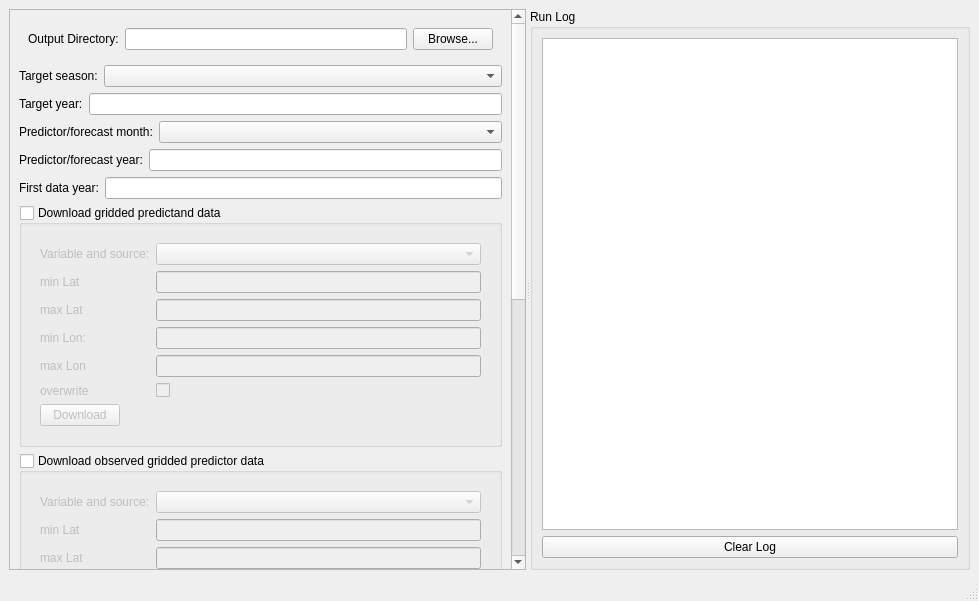
<?xml version="1.0" encoding="UTF-8"?>
<ui version="4.0">
 <class>MainWindow</class>
 <widget class="QMainWindow" name="MainWindow">
  <property name="geometry">
   <rect>
    <x>0</x>
    <y>0</y>
    <width>979</width>
    <height>601</height>
   </rect>
  </property>
  <property name="windowTitle">
   <string>CFT data download</string>
  </property>
  <property name="windowIcon">
   <iconset>
    <normaloff>icon/cft.ico</normaloff>icon/cft.ico</iconset>
  </property>
  <widget class="QWidget" name="centralwidget">
   <layout class="QHBoxLayout" name="horizontalLayout">
    <item>
     <widget class="QSplitter" name="splitter">
      <property name="orientation">
       <enum>Qt::Horizontal</enum>
      </property>
      <widget class="QScrollArea" name="scrollArea">
       <property name="widgetResizable">
        <bool>true</bool>
       </property>
       <widget class="QWidget" name="scrollAreaWidgetContents">
        <property name="geometry">
         <rect>
          <x>0</x>
          <y>0</y>
          <width>455</width>
          <height>559</height>
         </rect>
        </property>

        <layout class="QVBoxLayout" name="verticalLayoutLeft">

        <item>
        <widget class="QWidget" name="directoryPickerWidget">
         <layout class="QHBoxLayout" name="horizontalLayout_directoryPicker">
          <item>
           <widget class="QLabel" name="labelDirectory">
            <property name="text">
             <string>Output Directory:</string>
            </property>
           </widget>
          </item>
          <item>
           <widget class="QLineEdit" name="lineEditDirectory"/>
          </item>
          <item>
           <widget class="QPushButton" name="browseButton">
            <property name="text">
             <string>Browse...</string>
            </property>
           </widget>
          </item>
         </layout>
        </widget>
        </item>

             <item>
             <layout class="QFormLayout" name="formLayout1">
              <item row="1" column="0">
               <widget class="QLabel" name="label_targetseas">
                <property name="text">
                 <string>Target season:</string>
                </property>
               </widget>
              </item>
              <item row="1" column="1">
               <widget class="QComboBox" name="comboBox_tgtseas"/>
              </item>
             </layout>
             </item>

             <item>
             <layout class="QFormLayout" name="formLayout1">
              <item row="1" column="0">
               <widget class="QLabel" name="label_tgtyear">
                <property name="text">
                 <string>Target year:</string>
                </property>
               </widget>
              </item>
              <item row="1" column="1">
               <widget class="QLineEdit" name="lineEdit_tgtyear"/>
              </item>
             </layout>
             </item>

             <item>
             <layout class="QFormLayout" name="formLayout1">
              <item row="1" column="0">
               <widget class="QLabel" name="label_srcmon">
                <property name="text">
                 <string>Predictor/forecast month:</string>
                </property>
               </widget>
              </item>
              <item row="1" column="1">
               <widget class="QComboBox" name="comboBox_srcmon"/>
              </item>
             </layout>
             </item>

             <item>
             <layout class="QFormLayout" name="formLayout1">
              <item row="1" column="0">
               <widget class="QLabel" name="label_srcyear">
                <property name="text">
                 <string>Predictor/forecast year:</string>
                </property>
               </widget>
              </item>
              <item row="1" column="1">
               <widget class="QLineEdit" name="lineEdit_srcyear"/>
              </item>
             </layout>
             </item>

             <item>
             <layout class="QFormLayout" name="formLayout1">
              <item row="1" column="0">
               <widget class="QLabel" name="label_firstyear">
                <property name="text">
                 <string>First data year:</string>
                </property>
               </widget>
              </item>
              <item row="1" column="1">
               <widget class="QLineEdit" name="lineEdit_firstyear"/>
              </item>
             </layout>
             </item>


         <item>
          <widget class="QGroupBox" name="groupBox1">
           <property name="title">
            <string>Download gridded predictand data</string>
           </property>
           <property name="checkable">
            <bool>true</bool>
           </property>
           <property name="checked">
            <bool>false</bool>
           </property>

           <layout class="QVBoxLayout" name="boxLayout1">
            <item>
             <widget class="QWidget" name="contentWidget">
             <layout class="QFormLayout" name="formLayout1">

              <item row="0" column="0">
               <widget class="QLabel" name="label1_var">
                <property name="text">
                 <string>Variable and source:</string>
                </property>
               </widget>
              </item>
              <item row="0" column="1">
               <widget class="QComboBox" name="comboBox1_var"/>
              </item>

              <item row="1" column="0">
               <widget class="QLabel" name="label1_minlat">
                <property name="text">
                 <string>min Lat</string>
                </property>
               </widget>
              </item>
              <item row="1" column="1">
               <widget class="QLineEdit" name="lineEdit1_minlat"/>
              </item>

              <item row="2" column="0">
               <widget class="QLabel" name="label1_maxlat">
                <property name="text">
                 <string>max Lat</string>
                </property>
               </widget>
              </item>
              <item row="2" column="1">
               <widget class="QLineEdit" name="lineEdit1_maxlat"/>
              </item>

              <item row="3" column="0">
               <widget class="QLabel" name="label1_minlon">
                <property name="text">
                 <string>min Lon:</string>
                </property>
               </widget>
              </item>
              <item row="3" column="1">
               <widget class="QLineEdit" name="lineEdit1_minlon"/>
              </item>

              <item row="4" column="0">
               <widget class="QLabel" name="label1_maxlon">
                <property name="text">
                 <string>max Lon</string>
                </property>
               </widget>
              </item>
              <item row="4" column="1">
               <widget class="QLineEdit" name="lineEdit1_maxlon"/>
              </item>

              <item row="5" column="0">
               <widget class="QLabel" name="label1_overwrite">
                <property name="text">
                 <string>overwrite</string>
                </property>
               </widget>
              </item>
              <item row="5" column="1">
               <widget class="QCheckBox" name="checkBox1_overwrite"/>
              </item>

              <item row="6" column="0">
               <widget class="QPushButton" name="button1_run">
                <property name="text">
                 <string>Download</string>
                </property>
               </widget>
              </item>

             </layout>
             </widget>

            </item>
           </layout>
          </widget>
         </item>


         <item>
          <widget class="QGroupBox" name="groupBox2">
           <property name="title">
            <string>Download observed gridded predictor data</string>
           </property>
           <property name="checkable">
            <bool>true</bool>
           </property>
           <property name="checked">
            <bool>false</bool>
           </property>

           <layout class="QVBoxLayout" name="boxLayout2">
            <item>

             <widget class="QWidget" name="contentWidget">
             <layout class="QFormLayout" name="formLayout2">

              <item row="0" column="0">
               <widget class="QLabel" name="label2_var">
                <property name="text">
                 <string>Variable and source:</string>
                </property>
               </widget>
              </item>
              <item row="0" column="1">
               <widget class="QComboBox" name="comboBox2_var"/>
              </item>

              <item row="1" column="0">
               <widget class="QLabel" name="label2_minlat">
                <property name="text">
                 <string>min Lat</string>
                </property>
               </widget>
              </item>
              <item row="1" column="1">
               <widget class="QLineEdit" name="lineEdit2_minlat"/>
              </item>

              <item row="2" column="0">
               <widget class="QLabel" name="label2_maxlat">
                <property name="text">
                 <string>max Lat</string>
                </property>
               </widget>
              </item>
              <item row="2" column="1">
               <widget class="QLineEdit" name="lineEdit2_maxlat"/>
              </item>

              <item row="3" column="0">
               <widget class="QLabel" name="label2_minlon">
                <property name="text">
                 <string>min Lon:</string>
                </property>
               </widget>
              </item>
              <item row="3" column="1">
               <widget class="QLineEdit" name="lineEdit2_minlon"/>
              </item>

              <item row="4" column="0">
               <widget class="QLabel" name="label2_maxlon">
                <property name="text">
                 <string>max Lon</string>
                </property>
               </widget>
              </item>
              <item row="4" column="1">
               <widget class="QLineEdit" name="lineEdit2_maxlon"/>
              </item>

              <item row="5" column="0">
               <widget class="QLabel" name="label2_overwrite">
                <property name="text">
                 <string>overwrite</string>
                </property>
               </widget>
              </item>
              <item row="5" column="1">
               <widget class="QCheckBox" name="checkBox2_overwrite"/>
              </item>

              <item row="6" column="0">
               <widget class="QPushButton" name="button2_run">
                <property name="text">
                 <string>Download</string>
                </property>
               </widget>
              </item>

             </layout>
             </widget>

            </item>
           </layout>
          </widget>
         </item>



         <item>
          <widget class="QGroupBox" name="groupBox3">
           <property name="title">
            <string>Download forecasted gridded predictor data</string>
           </property>
           <property name="checkable">
            <bool>true</bool>
           </property>
           <property name="checked">
            <bool>false</bool>
           </property>

           <layout class="QVBoxLayout" name="boxLayout3">
            <item>

             <widget class="QWidget" name="contentWidget">
             <layout class="QFormLayout" name="formLayout3">

              <item row="0" column="0">
               <widget class="QLabel" name="label3_var">
                <property name="text">
                 <string>Variable and source:</string>
                </property>
               </widget>
              </item>
              <item row="0" column="1">
               <widget class="QComboBox" name="comboBox3_var"/>
              </item>

              <item row="1" column="0">
               <widget class="QLabel" name="label3_minlat">
                <property name="text">
                 <string>min Lat</string>
                </property>
               </widget>
              </item>
              <item row="1" column="1">
               <widget class="QLineEdit" name="lineEdit3_minlat"/>
              </item>

              <item row="2" column="0">
               <widget class="QLabel" name="label3_maxlat">
                <property name="text">
                 <string>max Lat</string>
                </property>
               </widget>
              </item>
              <item row="2" column="1">
               <widget class="QLineEdit" name="lineEdit3_maxlat"/>
              </item>

              <item row="3" column="0">
               <widget class="QLabel" name="label3_minlon">
                <property name="text">
                 <string>min Lon:</string>
                </property>
               </widget>
              </item>
              <item row="3" column="1">
               <widget class="QLineEdit" name="lineEdit3_minlon"/>
              </item>

              <item row="4" column="0">
               <widget class="QLabel" name="label3_maxlon">
                <property name="text">
                 <string>max Lon</string>
                </property>
               </widget>
              </item>
              <item row="4" column="1">
               <widget class="QLineEdit" name="lineEdit3_maxlon"/>
              </item>

              <item row="5" column="0">
               <widget class="QLabel" name="label3_overwrite">
                <property name="text">
                 <string>overwrite</string>
                </property>
               </widget>
              </item>
              <item row="5" column="1">
               <widget class="QCheckBox" name="checkBox3_overwrite"/>
              </item>

              <item row="6" column="0">
               <widget class="QPushButton" name="button3_run">
                <property name="text">
                 <string>Download</string>
                </property>
               </widget>
              </item>

             </layout>
             </widget>

            </item>
           </layout>
          </widget>
         </item>



         <item>
          <widget class="QGroupBox" name="groupBox4">
           <property name="title">
            <string>Download observed climate indices as predictor</string>
           </property>
           <property name="checkable">
            <bool>true</bool>
           </property>
           <property name="checked">
            <bool>false</bool>
           </property>

           <layout class="QVBoxLayout" name="boxLayout4">
            <item>

             <widget class="QWidget" name="contentWidget">
             <layout class="QFormLayout" name="formLayout4">

              <item row="0" column="0">
               <widget class="QLabel" name="label4_var">
                <property name="text">
                 <string>Variable and source:</string>
                </property>
               </widget>
              </item>
              <item row="0" column="1">
               <widget class="QComboBox" name="comboBox4_var"/>
              </item>

              <item row="1" column="0">
               <widget class="QLabel" name="label4_overwrite">
                <property name="text">
                 <string>overwrite</string>
                </property>
               </widget>
              </item>
              <item row="1" column="1">
               <widget class="QCheckBox" name="checkBox4_overwrite"/>
              </item>


              <item row="2" column="0">
               <widget class="QPushButton" name="button4_run">
                <property name="text">
                 <string>Download</string>
                </property>
               </widget>
              </item>



             </layout>

             </widget>
            </item>
           </layout>
          </widget>
         </item>



         <item>
          <spacer name="verticalSpacer">
           <property name="orientation">
            <enum>Qt::Vertical</enum>
           </property>
           <property name="sizeHint" stdset="0">
            <size>
             <width>20</width>
             <height>40</height>
            </size>
           </property>
          </spacer>
         </item>


        </layout>
       </widget>
      </widget>


      <widget class="QWidget" name="rightPanel">
       <layout class="QVBoxLayout" name="verticalLayoutRight">
        <item>
         <widget class="QGroupBox" name="runLogGroupBox">
          <property name="title">
           <string>Run Log</string>
          </property>
          <layout class="QVBoxLayout" name="runLogLayout">
           <item>
            <widget class="QPlainTextEdit" name="logWindow"/>
           </item>
           <item>
            <widget class="QPushButton" name="clearLogButton">
             <property name="text">
              <string>Clear Log</string>
             </property>
            </widget>
           </item>
          </layout>
         </widget>
        </item>
       </layout>
      </widget>
     </widget>
    </item>
   </layout>
  </widget>
  <widget class="QStatusBar" name="statusbar"/>
 </widget>
 <resources/>
 <connections/>
</ui>
